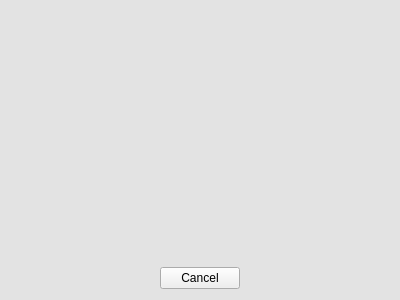
<?xml version="1.0" encoding="UTF-8"?>
<ui version="4.0">
 <class>SpinnerWidget</class>
 <widget class="QFrame" name="SpinnerWidget">
  <property name="geometry">
   <rect>
    <x>0</x>
    <y>0</y>
    <width>400</width>
    <height>300</height>
   </rect>
  </property>
  <property name="sizePolicy">
   <sizepolicy hsizetype="Ignored" vsizetype="Ignored">
    <horstretch>0</horstretch>
    <verstretch>0</verstretch>
   </sizepolicy>
  </property>
  <property name="windowTitle">
   <string>Form</string>
  </property>
  <property name="styleSheet">
   <string notr="true">QFrame { background-color: rgba(224,224,224,192)} 
QLabel { background-color: transparent }</string>
  </property>
  <layout class="QVBoxLayout" name="verticalLayout" stretch="1,1,0">
   <property name="spacing">
    <number>0</number>
   </property>
   <item>
    <widget class="QLabel" name="icon">
     <property name="text">
      <string/>
     </property>
     <property name="alignment">
      <set>Qt::AlignBottom|Qt::AlignHCenter</set>
     </property>
     <property name="margin">
      <number>4</number>
     </property>
    </widget>
   </item>
   <item>
    <widget class="QLabel" name="label">
     <property name="text">
      <string/>
     </property>
     <property name="alignment">
      <set>Qt::AlignHCenter|Qt::AlignTop</set>
     </property>
     <property name="margin">
      <number>4</number>
     </property>
    </widget>
   </item>
   <item>
    <layout class="QHBoxLayout" name="horizontalLayout">
     <item>
      <widget class="QPushButton" name="cancelButton">
       <property name="sizePolicy">
        <sizepolicy hsizetype="Fixed" vsizetype="Fixed">
         <horstretch>0</horstretch>
         <verstretch>0</verstretch>
        </sizepolicy>
       </property>
       <property name="text">
        <string>Cancel</string>
       </property>
      </widget>
     </item>
    </layout>
   </item>
  </layout>
 </widget>
 <resources/>
 <connections/>
</ui>
